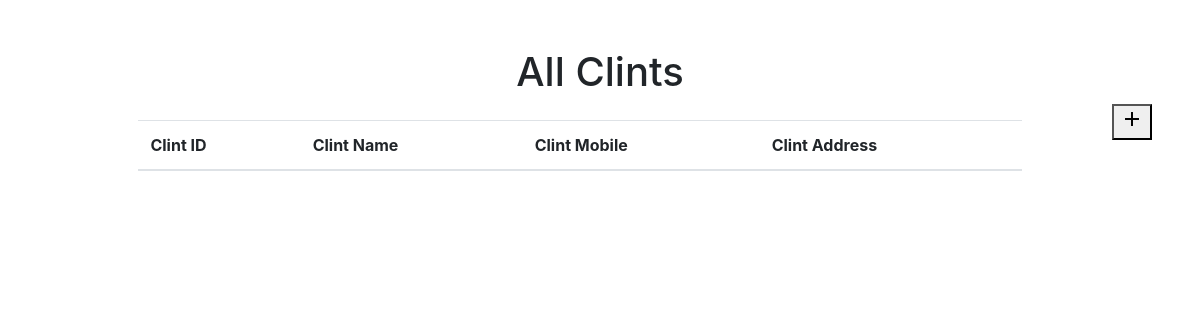
/bill/clint, run on an earlier commit of the app's database.
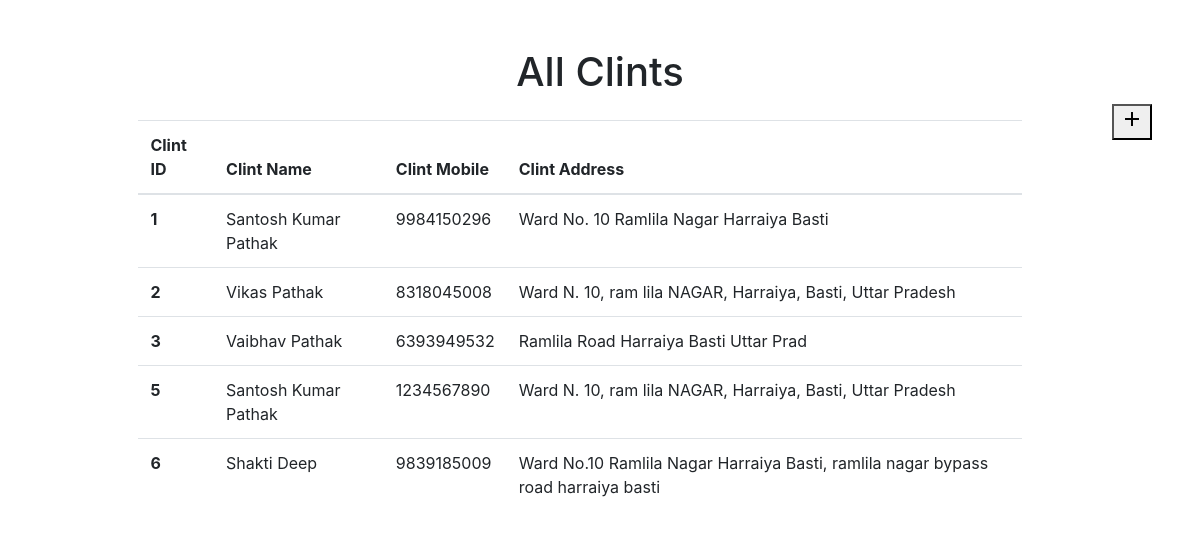
And on a later commit of the database.
### bill/models.py (models this page shows, shortened)
class Clint(models.Model):
    clint_id = models.AutoField(primary_key=True)
    clint_name = models.CharField(max_length=50)
    clint_add = models.TextField(max_length=500)
    clint_mobile = models.CharField(max_length=10)

### bill/views.py (the view)
# urls.py: path('clint', views.clint, name="Clint Manager")
def clint(request):
    if request.method == 'POST':
        name = request.POST.get('name')
        addr = request.POST.get('addr')
        pnum = request.POST.get('pnum')
        clintadd = Clint(clint_name=name, clint_add=addr,
                         clint_mobile=pnum)
        clintadd.save()
        clint = Clint.objects.all()
        parmas = {'data': clint}
        return render(request, 'bill/clint.html', parmas)
    else:
        clint = Clint.objects.all()
        parmas = {'data': clint}
        return render(request, 'bill/clint.html', parmas)

### bill/templates/bill/clint.html (shortened to what this page needs)
<!DOCTYPE html>
<html lang="en">
  <head>
    <link
      rel="stylesheet"
      href="https://code.getmdl.io/1.3.0/material.indigo-pink.min.css"
    />
    <link
      rel="stylesheet"
      href="https://stackpath.bootstrapcdn.com/bootstrap/4.3.1/css/bootstrap.min.css"
    />
  </head>
  <body>
    <center class="m-5">
      <div style="align-items: center;">
        <h1>All Clints</h1>
        <button
          type="button"
          data-toggle="modal"
          data-target="#myModal"
          class="mdl-button mdl-js-button mdl-button--fab mdl-js-ripple-effect mdl-button--colored my-float"
        >
          <i class="material-icons">add</i>
        </button>
        <table class="table m-4" style="width: 80%;">
          <thead>
            <tr>
              <th scope="col">Clint ID</th>
              <th scope="col">Clint Name</th>
              <th scope="col">Clint Mobile</th>
              <th scope="col">Clint Address</th>
            </tr>
          </thead>
          <tbody>
            {% if data != '' %} {% for i in data %}
            <form action="clint" method="GET">
              <tr>
                <th scope="row">{{ i.clint_id }}</th>
                <td>{{ i.clint_name }}</td>
                <td>{{ i.clint_mobile }}</td>
                <td>{{ i.clint_add }}</td>
              </tr>
            </form>
            {% endfor %} {% else %}
            <h1>No Invoices Detected !</h1>
            {% endif %}
          </tbody>
        </table>
      </div>
    </center>
  </body>
</html>

### bill/templates/bill/clint.html (style rules this page uses)
.my-float { float: right; }

What changed in the data, as far as the page shows it:
added Clint: clint_id "1", clint_name "Santosh Kumar Pathak", clint_mobile "9984150296", clint_add "Ward No. 10 Ramlila Nagar Harraiya Basti"
added Clint: clint_id "2", clint_name "Vikas Pathak", clint_mobile "8318045008", clint_add "Ward N. 10, ram lila NAGAR, Harraiya, Basti, Uttar Pradesh"
added Clint: clint_id "3", clint_name "Vaibhav Pathak", clint_mobile "6393949532", clint_add "Ramlila Road Harraiya Basti Uttar Prad"
added Clint: clint_id "5", clint_name "Santosh Kumar Pathak", clint_mobile "1234567890", clint_add "Ward N. 10, ram lila NAGAR, Harraiya, Basti, Uttar Pradesh"
added Clint: clint_id "6", clint_name "Shakti Deep", clint_mobile "9839185009", clint_add "Ward No.10 Ramlila Nagar Harraiya Basti, ramlila nagar bypass road harraiya basti"
